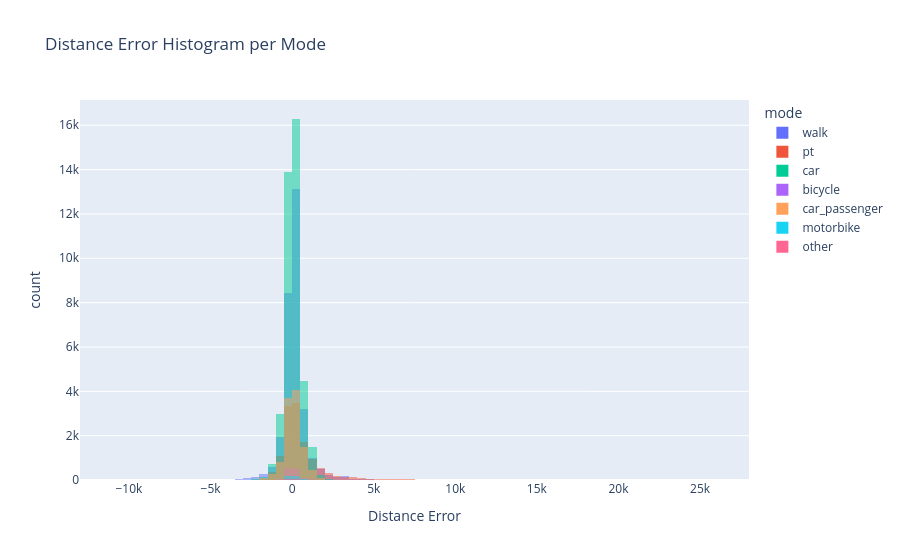

The cell this chart's notebook holds for it:
### Code cell
import plotly.express as px

fig = px.histogram(
    gdf_trips,
    x="distance_error",
    color="mode",
    nbins=100,
    opacity=0.5,
    title="Distance Error Histogram per Mode",
    labels={"distance_error": "Distance Error", "count": "Frequency"},
)
fig.update_layout(barmode="overlay")
fig.show()

### Figure 1 — Plotly figure (JSON) as saved in the notebook; plotly's stock layout.template omitted (floating-point values rounded to 4 significant figures; data arrays with more than 128 entries replaced by an {"elided": "..."} marker saying what was removed)
{"data": [{"alignmentgroup": "True", "bingroup": "x", "hovertemplate": "mode=walk<br>Distance Error=%{x}<br>count=%{y}<extra></extra>", "legendgroup": "walk", "marker": {"color": "#636efa", "opacity": 0.5, "pattern": {"shape": ""}}, "name": "walk", "nbinsx": 100, "offsetgroup": "walk", "orientation": "v", "showlegend": true, "type": "histogram", "x": {"elided": "30167 float values"}, "xaxis": "x", "yaxis": "y"}, {"alignmentgroup": "True", "bingroup": "x", "hovertemplate": "mode=pt<br>Distance Error=%{x}<br>count=%{y}<extra></extra>", "legendgroup": "pt", "marker": {"color": "#EF553B", "opacity": 0.5, "pattern": {"shape": ""}}, "name": "pt", "nbinsx": 100, "offsetgroup": "pt", "orientation": "v", "showlegend": true, "type": "histogram", "x": {"elided": "12786 float values"}, "xaxis": "x", "yaxis": "y"}, {"alignmentgroup": "True", "bingroup": "x", "hovertemplate": "mode=car<br>Distance Error=%{x}<br>count=%{y}<extra></extra>", "legendgroup": "car", "marker": {"color": "#00cc96", "opacity": 0.5, "pattern": {"shape": ""}}, "name": "car", "nbinsx": 100, "offsetgroup": "car", "orientation": "v", "showlegend": true, "type": "histogram", "x": {"elided": "40375 float values"}, "xaxis": "x", "yaxis": "y"}, {"alignmentgroup": "True", "bingroup": "x", "hovertemplate": "mode=bicycle<br>Distance Error=%{x}<br>count=%{y}<extra></extra>", "legendgroup": "bicycle", "marker": {"color": "#ab63fa", "opacity": 0.5, "pattern": {"shape": ""}}, "name": "bicycle", "nbinsx": 100, "offsetgroup": "bicycle", "orientation": "v", "showlegend": true, "type": "histogram", "x": {"elided": "1251 float values"}, "xaxis": "x", "yaxis": "y"}, {"alignmentgroup": "True", "bingroup": "x", "hovertemplate": "mode=car_passenger<br>Distance Error=%{x}<br>count=%{y}<extra></extra>", "legendgroup": "car_passenger", "marker": {"color": "#FFA15A", "opacity": 0.5, "pattern": {"shape": ""}}, "name": "car_passenger", "nbinsx": 100, "offsetgroup": "car_passenger", "orientation": "v", "showlegend": true, "type": "histogram", "x": {"elided": "10941 float values"}, "xaxis": "x", "yaxis": "y"}, {"alignmentgroup": "True", "bingroup": "x", "hovertemplate": "mode=motorbike<br>Distance Error=%{x}<br>count=%{y}<extra></extra>", "legendgroup": "motorbike", "marker": {"color": "#19d3f3", "opacity": 0.5, "pattern": {"shape": ""}}, "name": "motorbike", "nbinsx": 100, "offsetgroup": "motorbike", "orientation": "v", "showlegend": true, "type": "histogram", "x": {"elided": "438 float values"}, "xaxis": "x", "yaxis": "y"}, {"alignmentgroup": "True", "bingroup": "x", "hovertemplate": "mode=other<br>Distance Error=%{x}<br>count=%{y}<extra></extra>", "legendgroup": "other", "marker": {"color": "#FF6692", "opacity": 0.5, "pattern": {"shape": ""}}, "name": "other", "nbinsx": 100, "offsetgroup": "other", "orientation": "v", "showlegend": true, "type": "histogram", "x": [156.0, 156.0, -123.2, -123.2, 119.3, 119.3, 40.01, 51.39, 90, 169.1, -156.3, 73.58, -519.6, 51.39, -156.3, 198, -68.96, -68.96, -198.2, -198.2, -198.2, -291.1, -198.2, -198.2, -198.2, -291.1, -9.243, 583.0, -9.243, 583.0, 125.8, 416.0, 194.6, 90.39, 90.39, 3182.0, 85.02, 85.02, -95.37, 206.6, 206.6, 3182.0, -98.2, -98.2, -98.2, -98.2, 523.1, 416.0, -124.8, -124.8, 523.1, -417.8, -124.8, 1168.0, 2039.0, 1005.0, -960.3, 1133, 411.4, 921.2, 921.2, 334.4, -866.9, -151.7, 847.6, 652.1, 652.1, 687, 687, -3272.0, -95.37, 1020, 1020, 1020, 1020, 235.9, 235.9, 1119.0, 1119.0, 165.7, 165.7, 165.7, 165.7, -519.6, -815.1, -770.0, 408.0, -815.1, -606.4], "xaxis": "x", "yaxis": "y"}], "layout": {"barmode": "overlay", "legend": {"title": {"text": "mode"}, "tracegroupgap": 0}, "title": {"text": "Distance Error Histogram per Mode"}, "xaxis": {"anchor": "y", "domain": [0, 1], "title": {"text": "Distance Error"}}, "yaxis": {"anchor": "x", "domain": [0, 1], "title": {"text": "count"}}}}
